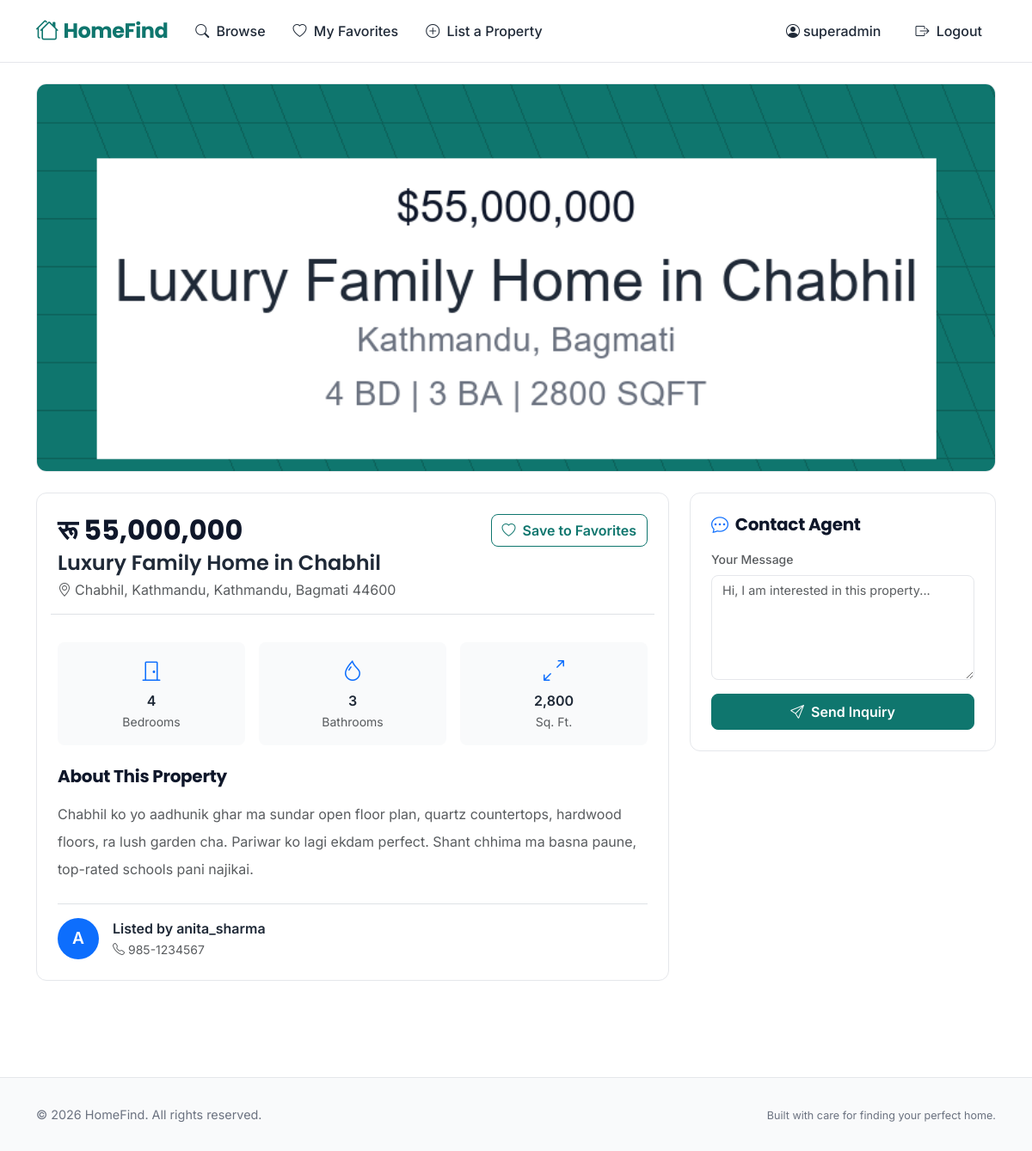
The app's page /listing/7/ (signed in) with its own data.
### listings/models.py (models this page shows, shortened)
class ListingImage(models.Model):
    listing = models.ForeignKey(Listing, on_delete=models.CASCADE)
    image = models.ImageField(upload_to='listings/')
    uploaded_at = models.DateTimeField(auto_now_add=True)

class Listing(models.Model):
    agent = models.ForeignKey(Agent, on_delete=models.CASCADE)
    property_type = models.ForeignKey(PropertyType, on_delete=models.CASCADE)
    title = models.CharField(max_length=200)
    description = models.TextField(blank=True)
    price = models.DecimalField(max_digits=10, decimal_places=2)
    bedrooms = models.IntegerField()
    bathrooms = models.IntegerField()
    square_feet = models.IntegerField()
    address = models.CharField(max_length=200)
    city = models.CharField(max_length=200)
    state = models.CharField(max_length=200)
    zip_code = models.CharField(max_length=10)
    created_at = models.DateTimeField(auto_now_add=True)

class Agent(models.Model):
    user = models.OneToOneField(User, on_delete=models.CASCADE)
    phone = models.CharField(max_length=15)
    bio = models.TextField(blank=True)
    created_at = models.DateTimeField(auto_now_add=True)

### listings/views.py (the view)
# urls.py: path('listing/<int:pk>/', views.listing_detail, name='listing_detail'),
@login_required
def listing_detail(request, pk):
    listing = get_object_or_404(Listing, pk=pk)
    images = listing.listingimage_set.all()
    if request.method == 'POST':
        form = InquiryForm(request.POST)
        if form.is_valid():
            inquiry = form.save(commit=False)
            inquiry.listing = listing
            inquiry.user = request.user
            inquiry.save()
            messages.success(request, 'Your inquiry has been sent.')
            return redirect('listing_detail', pk=listing.pk)
    else:
        form = InquiryForm()
    return render(request, 'listings/listing_detail.html', {
        'listing': listing,
        'images': images,
        'form': form,
    })

### listings/forms.py
class InquiryForm(forms.ModelForm):
    class Meta:
        model = Inquiry
        fields = ['message']
        widgets = {
            'message': forms.Textarea(attrs={'class': 'form-control', 'rows': 5, 'placeholder': 'Hi, I am interested in this property...'}),
        }

### templates/listings/listing_detail.html (shortened to what this page needs)
{% extends 'listings/base.html' %}
{% load humanize %}
{% block content %}
<div class="container py-4">
    {% with images=listing.listingimage_set.all %}
    <div class="card-custom overflow-hidden mb-4">
        {% if images %}
        <div class="position-relative" style="background: #F3F4F6;">
            <img id="mainImage" src="{{ images.first.image.url }}" alt="{{ listing.title }}" class="w-100" style="max-height: 450px; object-fit: cover;">
        </div>
        {% endif %}
    </div>
    <div class="row g-4">
        <div class="col-lg-8">
            <div class="card-custom p-4 mb-4">
                <div class="d-flex justify-content-between align-items-start flex-wrap gap-2">
                    <div>
                        <h1 class="price-text h2 mb-1">रू {{ listing.price|floatformat:0|intcomma }}</h1>
                        <h4 class="fw-semibold mb-1">{{ listing.title }}</h4>
                        <p class="text-muted mb-0"><i class="bi bi-geo-alt me-1"></i>{{ listing.address }}, {{ listing.city }}, {{ listing.state }} {{ listing.zip_code }}</p>
                    </div>
                    <div class="d-flex gap-2">
                        {% if user.is_authenticated %}
                        <a href="{% url 'toggle_favorite' listing.pk %}" class="btn btn-outline-primary">
                            <i class="bi bi-heart me-1"></i> Save to Favorites
                        </a>
                        {% endif %}
                    </div>
                </div>
                <div class="row g-3 mt-3 pt-3 border-top">
                    <div class="col-4 text-center">
                        <div class="bg-light rounded-3 p-3">
                            <i class="bi bi-door-closed fs-4 text-primary"></i>
                            <p class="fw-semibold mb-0 mt-1">{{ listing.bedrooms }}</p>
                            <small class="text-muted">Bedrooms</small>
                        </div>
                    </div>
                    <div class="col-4 text-center">
                        <div class="bg-light rounded-3 p-3">
                            <i class="bi bi-droplet fs-4 text-primary"></i>
                            <p class="fw-semibold mb-0 mt-1">{{ listing.bathrooms }}</p>
                            <small class="text-muted">Bathrooms</small>
                        </div>
                    </div>
                    <div class="col-4 text-center">
                        <div class="bg-light rounded-3 p-3">
                            <i class="bi bi-arrows-angle-expand fs-4 text-primary"></i>
                            <p class="fw-semibold mb-0 mt-1">{{ listing.square_feet|intcomma }}</p>
                            <small class="text-muted">Sq. Ft.</small>
                        </div>
                    </div>
                </div>
                <div class="mt-4">
                    <h5 class="section-title h5 mb-3">About This Property</h5>
                    <p class="text-muted lh-lg" style="line-height: 1.8;">{{ listing.description|linebreaksbr }}</p>
                </div>
                <div class="mt-4 pt-3 border-top">
                    <div class="d-flex align-items-center gap-3">
                        <div class="bg-primary text-white rounded-circle d-flex align-items-center justify-content-center" style="width: 48px; height: 48px; font-weight: 600; font-size: 1.2rem;">
                            {{ listing.agent.user.username|first|upper }}
                        </div>
                        <div>
                            <p class="fw-semibold mb-0">Listed by {{ listing.agent.user.username }}</p>
                            <small class="text-muted"><i class="bi bi-telephone me-1"></i>{{ listing.agent.phone }}</small>
                        </div>
                    </div>
                </div>
            </div>
        </div>
        <div class="col-lg-4">
            <div class="card-custom p-4 sticky-sidebar">
                <h5 class="section-title h5 mb-3"><i class="bi bi-chat-dots me-2 text-primary"></i>Contact Agent</h5>
                <form method="post">
                    <div class="mb-3">
                        <label class="form-label small fw-medium text-muted">Your Message</label>
                        {{ form.message }}
                    </div>
                    <button type="submit" class="btn btn-primary w-100 py-2"><i class="bi bi-send me-1"></i> Send Inquiry</button>
                </form>
            </div>
        </div>
    </div>
    {% endwith %}
</div>
{% endblock %}

### templates/listings/base.html (shortened to what this page needs)
<!DOCTYPE html>
{% load static %}
<html lang="en">
<head>
    <link href="https://cdn.jsdelivr.net/npm/bootstrap@5.3.2/dist/css/bootstrap.min.css" rel="stylesheet">
    <link rel="stylesheet" href="https://cdn.jsdelivr.net/npm/bootstrap-icons@1.11.3/font/bootstrap-icons.min.css">
</head>
<body>
    <nav class="navbar navbar-expand-lg sticky-top">
        <div class="container">
            <a class="navbar-brand d-flex align-items-center" href="{% url 'listing_list' %}">
                <i class="bi bi-houses"></i> HomeFind
            </a>
            <div class="collapse navbar-collapse" id="navbarNav">
                <ul class="navbar-nav me-auto">
                    <li class="nav-item">
                        <a class="nav-link" href="{% url 'listing_list' %}"><i class="bi bi-search me-1"></i> Browse</a>
                    </li>
                    {% if user.is_authenticated %}
                    <li class="nav-item">
                        <a class="nav-link" href="{% url 'my_favorites' %}"><i class="bi bi-heart me-1"></i> My Favorites</a>
                    </li>
                    <li class="nav-item">
                        <a class="nav-link" href="{% url 'create_listing' %}"><i class="bi bi-plus-circle me-1"></i> List a Property</a>
                    </li>
                    {% endif %}
                </ul>
                <ul class="navbar-nav">
                    {% if user.is_authenticated %}
                    <li class="nav-item d-flex align-items-center">
                        <span class="nav-link text-muted small me-2"><i class="bi bi-person-circle me-1"></i>{{ user.username }}</span>
                    </li>
                    <li class="nav-item">
                        <a class="nav-link text-danger" href="{% url 'logout' %}"><i class="bi bi-box-arrow-right me-1"></i> Logout</a>
                    </li>
                    {% endif %}
                </ul>
            </div>
        </div>
    </nav>
    {% block content %}{% endblock %}
    <footer>
        <div class="container">
            <div class="row align-items-center">
                <div class="col-md-6">
                    <p class="mb-0">&copy; {% now "Y" %} HomeFind. All rights reserved.</p>
                </div>
                <div class="col-md-6 text-md-end">
                    <span class="small">Built with care for finding your perfect home.</span>
                </div>
            </div>
        </div>
    </footer>
</body>
</html>

### templates/listings/base.html (style rules this page uses)
:root { --primary: #0F766E; --primary-dark: #0D5E57; --primary-light: #14B8A6; --text: #1F2937; --text-muted: #6B7280; --border: #E5E7EB; --card-bg: #FFFFFF; --bg: #FFFFFF; --bg-alt: #F9FAFB; }
body { font-family: 'Inter', sans-serif; color: var(--text); background: var(--bg); }
h1, h2, h3, h4, h5, h6, .heading-font { font-family: 'Poppins', sans-serif; font-weight: 600; }
.navbar { background: var(--card-bg) !important; border-bottom: 1px solid var(--border); padding: 0.75rem 0; }
.navbar-brand { font-family: 'Poppins', sans-serif; font-weight: 700; font-size: 1.5rem; color: var(--primary) !important; letter-spacing: -0.5px; }
.navbar-brand i { font-size: 1.6rem; margin-right: 0.4rem; }
.nav-link { font-weight: 500; color: var(--text) !important; padding: 0.5rem 1rem !important; border-radius: 8px; transition: all 0.2s; }
.btn-primary { background: var(--primary) !important; border-color: var(--primary) !important; font-weight: 600; padding: 0.5rem 1.25rem; border-radius: 8px; transition: all 0.2s; }
.btn-outline-primary { border-color: var(--primary) !important; color: var(--primary) !important; font-weight: 600; border-radius: 8px; }
.card-custom { background: var(--card-bg); border: 1px solid var(--border); border-radius: 12px; transition: all 0.3s ease; }
footer { background: var(--bg-alt); border-top: 1px solid var(--border); padding: 2rem 0; margin-top: 4rem; color: var(--text-muted); font-size: 0.9rem; }
.price-text { font-family: 'Poppins', sans-serif; font-weight: 700; color: #0F172A; }
.section-title { font-family: 'Poppins', sans-serif; font-weight: 700; color: #0F172A; letter-spacing: -0.3px; }

### templates/listings/listing_detail.html (style rules this page uses)
.sticky-sidebar { position: sticky; top: 90px; }
.form-control { border: 1px solid var(--border); border-radius: 8px; font-size: 0.9rem; resize: vertical; }
label { font-size: 0.9rem; color: var(--text); }
.bg-light.rounded-3 { background: var(--bg-alt) !important; }

### records on screen
ListingImage: first.image (picture)
Listing: price "55,000,000", title "Luxury Family Home in Chabhil", address "Chabhil, Kathmandu", city "Kathmandu", state "Bagmati", zip_code "44600", bedrooms "4", bathrooms "3", square_feet "2,800", description "Chabhil ko yo aadhunik ghar ma sundar open floor plan, quartz countertops, hardwood floors, ra lush garden cha. Pariwar ko lagi ekdam perfect. Shant chhima ma basna paune, top-rated schools pani najikai.", agent.user.username|first "A", agent.user.username "anita_sharma", agent.phone "985-1234567"

### other values on screen
{{ user.username }} "superadmin"
